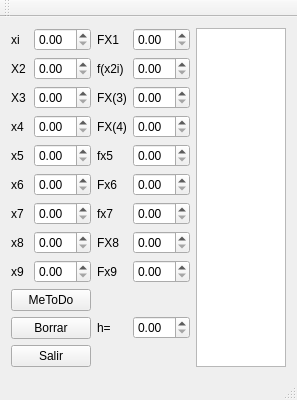
<?xml version="1.0" encoding="UTF-8"?>
<ui version="4.0">
 <class>Integracion</class>
 <widget class="QMainWindow" name="Integracion">
  <property name="geometry">
   <rect>
    <x>0</x>
    <y>0</y>
    <width>297</width>
    <height>371</height>
   </rect>
  </property>
  <property name="windowTitle">
   <string>Integracion</string>
  </property>
  <widget class="QWidget" name="centralWidget">
   <layout class="QGridLayout" name="gridLayout">
    <item row="0" column="0">
     <layout class="QHBoxLayout" name="horizontalLayout">
      <item>
       <layout class="QVBoxLayout" name="verticalLayout_4">
        <item>
         <widget class="QLabel" name="label_2">
          <property name="text">
           <string>xi</string>
          </property>
         </widget>
        </item>
        <item>
         <widget class="QLabel" name="label_3">
          <property name="text">
           <string>X2</string>
          </property>
         </widget>
        </item>
        <item>
         <widget class="QLabel" name="label_4">
          <property name="text">
           <string>X3</string>
          </property>
         </widget>
        </item>
        <item>
         <widget class="QLabel" name="label_5">
          <property name="text">
           <string>x4</string>
          </property>
         </widget>
        </item>
        <item>
         <widget class="QLabel" name="label_6">
          <property name="text">
           <string>x5</string>
          </property>
         </widget>
        </item>
        <item>
         <widget class="QLabel" name="label_7">
          <property name="text">
           <string>x6</string>
          </property>
         </widget>
        </item>
        <item>
         <widget class="QLabel" name="label_8">
          <property name="text">
           <string>x7</string>
          </property>
         </widget>
        </item>
        <item>
         <widget class="QLabel" name="label_9">
          <property name="text">
           <string>x8</string>
          </property>
         </widget>
        </item>
        <item>
         <widget class="QLabel" name="label_10">
          <property name="text">
           <string>x9</string>
          </property>
         </widget>
        </item>
       </layout>
      </item>
      <item>
       <layout class="QVBoxLayout" name="verticalLayout_3">
        <item>
         <widget class="QDoubleSpinBox" name="doubleSpinBox"/>
        </item>
        <item>
         <widget class="QDoubleSpinBox" name="doubleSpinBox_3"/>
        </item>
        <item>
         <widget class="QDoubleSpinBox" name="doubleSpinBox_5"/>
        </item>
        <item>
         <widget class="QDoubleSpinBox" name="doubleSpinBox_14"/>
        </item>
        <item>
         <widget class="QDoubleSpinBox" name="doubleSpinBox_16"/>
        </item>
        <item>
         <widget class="QDoubleSpinBox" name="doubleSpinBox_7"/>
        </item>
        <item>
         <widget class="QDoubleSpinBox" name="doubleSpinBox_9"/>
        </item>
        <item>
         <widget class="QDoubleSpinBox" name="doubleSpinBox_12"/>
        </item>
        <item>
         <widget class="QDoubleSpinBox" name="doubleSpinBox_18"/>
        </item>
       </layout>
      </item>
     </layout>
    </item>
    <item row="0" column="1">
     <layout class="QFormLayout" name="formLayout">
      <item row="0" column="0">
       <layout class="QVBoxLayout" name="verticalLayout_5">
        <item>
         <widget class="QLabel" name="label_12">
          <property name="text">
           <string>FX1</string>
          </property>
         </widget>
        </item>
        <item>
         <widget class="QLabel" name="label_11">
          <property name="text">
           <string>f(x2i)</string>
          </property>
         </widget>
        </item>
        <item>
         <widget class="QLabel" name="label_13">
          <property name="text">
           <string>FX(3)</string>
          </property>
         </widget>
        </item>
        <item>
         <widget class="QLabel" name="label_14">
          <property name="text">
           <string>FX(4)</string>
          </property>
         </widget>
        </item>
        <item>
         <widget class="QLabel" name="label_15">
          <property name="text">
           <string>fx5</string>
          </property>
         </widget>
        </item>
        <item>
         <widget class="QLabel" name="label_16">
          <property name="text">
           <string>Fx6</string>
          </property>
         </widget>
        </item>
        <item>
         <widget class="QLabel" name="label_17">
          <property name="text">
           <string>fx7</string>
          </property>
         </widget>
        </item>
        <item>
         <widget class="QLabel" name="label_18">
          <property name="text">
           <string>FX8</string>
          </property>
         </widget>
        </item>
        <item>
         <widget class="QLabel" name="label_19">
          <property name="text">
           <string>Fx9</string>
          </property>
         </widget>
        </item>
       </layout>
      </item>
      <item row="0" column="1">
       <layout class="QVBoxLayout" name="verticalLayout_2">
        <item>
         <widget class="QDoubleSpinBox" name="doubleSpinBox_6"/>
        </item>
        <item>
         <widget class="QDoubleSpinBox" name="doubleSpinBox_2"/>
        </item>
        <item>
         <widget class="QDoubleSpinBox" name="doubleSpinBox_4"/>
        </item>
        <item>
         <widget class="QDoubleSpinBox" name="doubleSpinBox_15"/>
        </item>
        <item>
         <widget class="QDoubleSpinBox" name="doubleSpinBox_17"/>
        </item>
        <item>
         <widget class="QDoubleSpinBox" name="doubleSpinBox_8"/>
        </item>
        <item>
         <widget class="QDoubleSpinBox" name="doubleSpinBox_10"/>
        </item>
        <item>
         <widget class="QDoubleSpinBox" name="doubleSpinBox_13"/>
        </item>
        <item>
         <widget class="QDoubleSpinBox" name="doubleSpinBox_19"/>
        </item>
       </layout>
      </item>
     </layout>
    </item>
    <item row="1" column="0">
     <layout class="QFormLayout" name="formLayout_2">
      <item row="0" column="0">
       <widget class="QPushButton" name="pushButton_3">
        <property name="text">
         <string>MeToDo</string>
        </property>
       </widget>
      </item>
      <item row="1" column="0">
       <widget class="QPushButton" name="pushButton_2">
        <property name="text">
         <string>Borrar</string>
        </property>
       </widget>
      </item>
      <item row="2" column="0">
       <widget class="QPushButton" name="pushButton">
        <property name="text">
         <string>Salir</string>
        </property>
       </widget>
      </item>
     </layout>
    </item>
    <item row="1" column="1">
     <layout class="QHBoxLayout" name="horizontalLayout_2">
      <item>
       <widget class="QLabel" name="label">
        <property name="text">
         <string>h=</string>
        </property>
       </widget>
      </item>
      <item>
       <widget class="QDoubleSpinBox" name="doubleSpinBox_11"/>
      </item>
     </layout>
    </item>
    <item row="0" column="2" rowspan="2">
     <widget class="QTextBrowser" name="textBrowser"/>
    </item>
   </layout>
  </widget>
  <widget class="QToolBar" name="mainToolBar">
   <attribute name="toolBarArea">
    <enum>TopToolBarArea</enum>
   </attribute>
   <attribute name="toolBarBreak">
    <bool>false</bool>
   </attribute>
  </widget>
  <widget class="QStatusBar" name="statusBar"/>
 </widget>
 <layoutdefault spacing="6" margin="11"/>
 <resources/>
 <connections/>
</ui>
